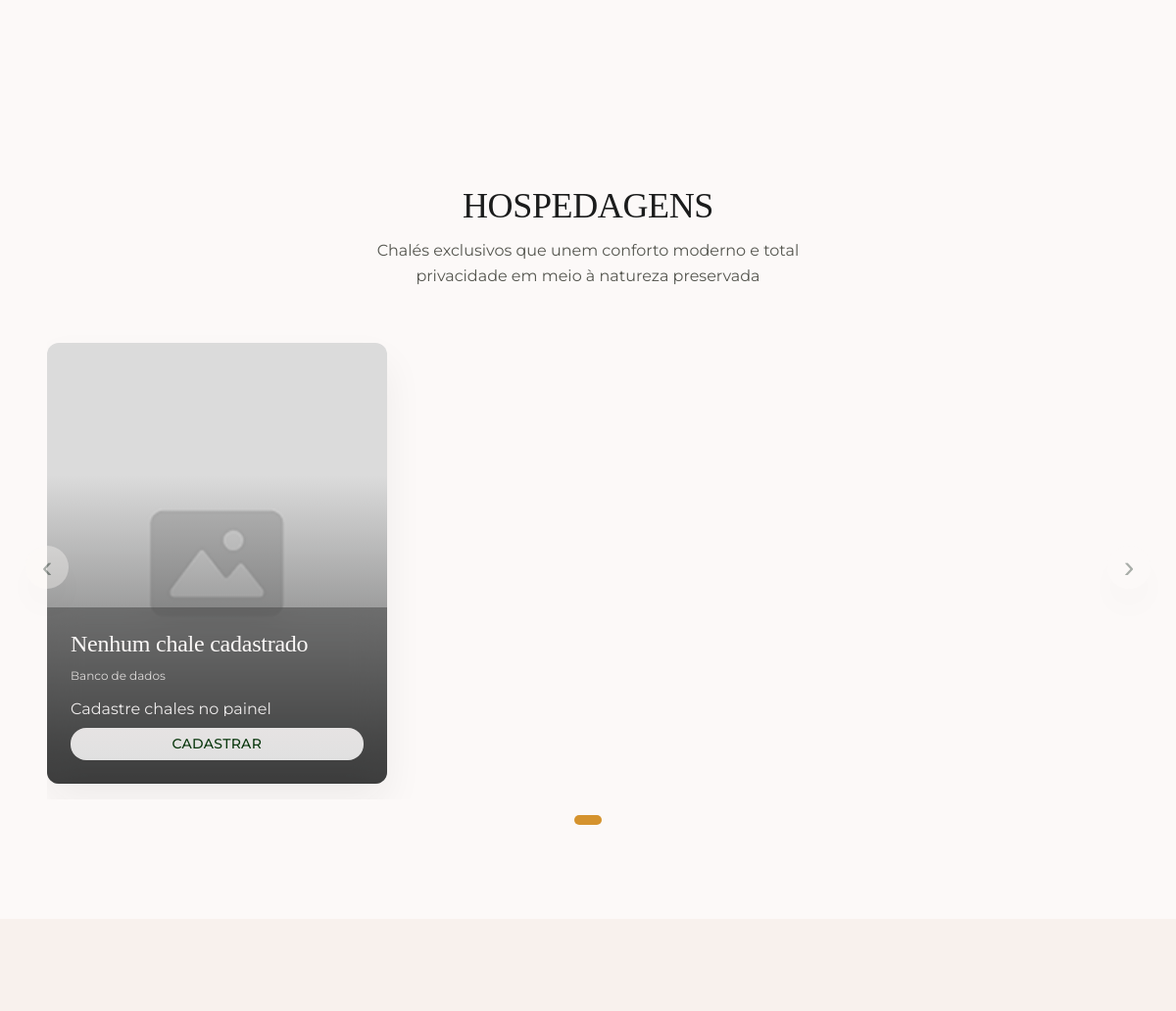
The app's page / (middle part), older data.
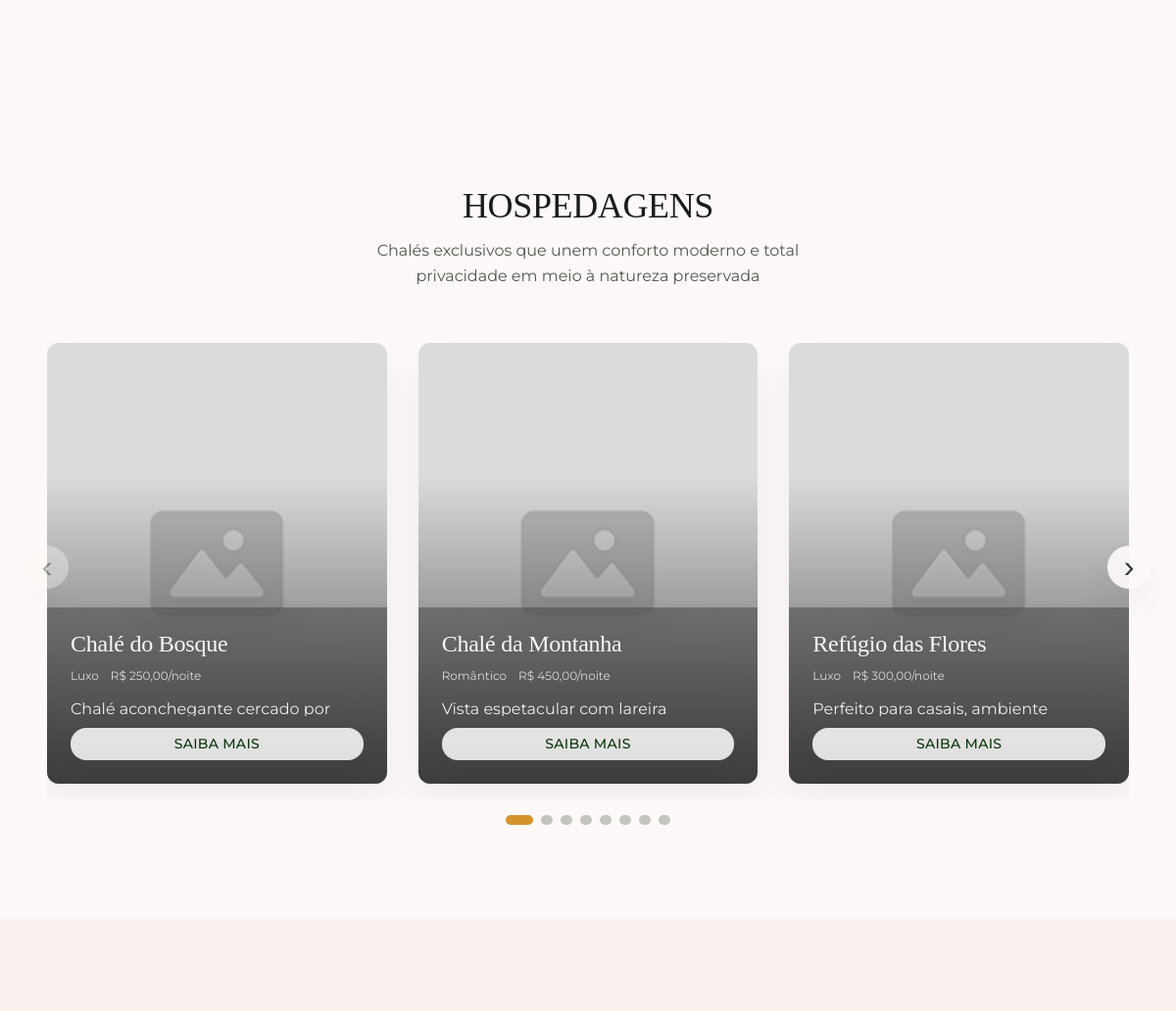
The same page, newer data.
### tables this page shows
CREATE TABLE chale (
    id INT AUTO_INCREMENT PRIMARY KEY,
    nome VARCHAR(100) NOT NULL,
    descricao TEXT,
    imagem_url VARCHAR(255),
    preco_diaria DECIMAL(10,2) NOT NULL,
    datas_disponiveis JSON,
    disponibilidade BOOLEAN DEFAULT TRUE,
    categoria_id INT,
    FOREIGN KEY (categoria_id) REFERENCES categorias_chale(id)
);

CREATE TABLE categorias_chale (
    id INT AUTO_INCREMENT PRIMARY KEY,
    nome VARCHAR(100) NOT NULL,
    descricao TEXT
);

### index.php (the view, shortened to what this page needs)
<?php
require_once 'config.php';
$homeChales = [];
try {
    $homeChales = $pdo->query(
        'SELECT
            ch.*,
            cat.nome AS categoria_nome
         FROM chale ch
         LEFT JOIN categorias_chale cat ON ch.categoria_id = cat.id
         WHERE ch.disponibilidade = 1
         ORDER BY ch.id ASC'
    )->fetchAll();
} catch (PDOException $e) {
    $homeChales = [];
}
?>
<!DOCTYPE html>
<html lang="pt-BR">
<head>
  <link rel="stylesheet" href="./frontEnd//styles/tokens.css" />
  <link rel="stylesheet" href="./frontEnd/styles/global.css" />
  <link rel="stylesheet" href="./frontEnd/styles/sections/nav.css" />
  <link rel="stylesheet" href="./frontEnd/styles/sections/hero.css" />
  <link rel="stylesheet" href="./frontEnd/styles/sections/about.css" />
  <link rel="stylesheet" href="./frontEnd/styles/sections/gallery.css" />
  <link rel="stylesheet" href="./frontEnd/styles/sections/hospedagens.css">
  <link rel="stylesheet" href="./frontEnd/styles/sections/diferenciais.css" />
  <link rel="stylesheet" href="./frontEnd/styles/sections/avaliacoes.css" />
  <link rel="stylesheet" href="./frontEnd/styles/sections/map.css" />
  <link rel="stylesheet" href="./frontEnd/styles/sections/footer.css" />
</head>
<body>
<section class="gallery">
</section>
  <section class="hospedagens" id="hospedagens">
    <div class="container">
      <h2 class="section-title">HOSPEDAGENS</h2>
      <p class="section-subtitle">Chalés exclusivos que unem conforto moderno e total privacidade em meio à natureza preservada</p>
      <div class="hospedagens__carousel" data-carousel>
        <button class="hospedagens__control hospedagens__control--prev" type="button" data-carousel-prev aria-label="Hospedagem anterior">
          <span aria-hidden="true">‹</span>
        </button>
        <div class="hospedagens__track" data-carousel-track>
          <?php foreach ($homeChales as $chale): ?>
            <?php
              $chaleName = $chale['nome'] ?? 'Chale';
              $chaleImage = !empty($chale['imagem_url'])
                ? './src/assets/img/' . ltrim($chale['imagem_url'], '/')
                : './src/assets/img/placeholder.png';
              $chalePrice = number_format((float) ($chale['preco_diaria'] ?? 0), 2, ',', '.');
              $chaleCategory = $chale['categoria_nome'] ?? '';
              $chaleDescription = trim((string) ($chale['descricao'] ?? ''));
              $chaleExcerpt = strlen($chaleDescription) > 135 ? substr($chaleDescription, 0, 132) . '...' : $chaleDescription;
            ?>
            <article class="chale-card">
              <img
                class="chale-card__image"
                src="<?= htmlspecialchars($chaleImage, ENT_QUOTES, 'UTF-8') ?>"
                alt="<?= htmlspecialchars($chaleName, ENT_QUOTES, 'UTF-8') ?>"
              />
              <div class="chale-card__body">
                <h3 class="chale-card__title"><?= htmlspecialchars($chaleName, ENT_QUOTES, 'UTF-8') ?></h3>
                <div class="chale-card__meta">
                  <?php if ($chaleCategory): ?>
                    <span><?= htmlspecialchars($chaleCategory, ENT_QUOTES, 'UTF-8') ?></span>
                  <?php endif; ?>
                  <span>R$ <?= $chalePrice ?>/noite</span>
                </div>
                <p class="chale-card__text"><?= htmlspecialchars($chaleExcerpt ?: 'Chale disponivel para reserva.', ENT_QUOTES, 'UTF-8') ?></p>
                <a href="./pages/chale.php?id=<?= (int) $chale['id'] ?>" class="btn btn-accent">Saiba mais</a>
              </div>
            </article>
          <?php endforeach; ?>
          <?php if (!$homeChales): ?>
            <article class="chale-card">
              <img class="chale-card__image" src="./src/assets/img/placeholder.png" alt="Nenhum chale cadastrado" />
              <div class="chale-card__body">
                <h3 class="chale-card__title">Nenhum chale cadastrado</h3>
                <div class="chale-card__meta">
                  <span>Banco de dados</span>
                </div>
                <p class="chale-card__text">Cadastre chales no painel administrativo para exibir as hospedagens aqui.</p>
                <a href="./pages/criar-chale.php" class="btn btn-accent">Cadastrar</a>
              </div>
            </article>
          <?php endif; ?>
        </div>
        <button class="hospedagens__control hospedagens__control--next" type="button" data-carousel-next aria-label="Próxima hospedagem">
          <span aria-hidden="true">›</span>
        </button>
      </div>
      <div class="hospedagens__dots" data-carousel-dots aria-label="Selecionar hospedagem"></div>
    </div>
  </section>
  <section class="diferenciais">
  </section>
</body>
</html>

### frontEnd/styles/tokens.css (style rules this page uses)
:root { --primary: #2D3E33; --primary-container: #4a6350; --on-primary: #fcf9f8; --secondary: #D5932E; --secondary-container: #d9b67a; --on-secondary: #fcf9f8; --accent: #f4c65a; --accent-hover: #e8b73e; --surface: #fcf9f8; --surface-dim: #f5ebe6; --surface-bright: #ffffff; --surface-container-lowest: #ffffff; --surface-container-low: #f8f1ed; --surface-container: #f2e7e0; --surface-container-high: #ecdcd1; --surface-container-highest: #e3cfc2; --light-start: #ffffff; --light-end: #e0e0e0; --light-text: #333333; --surface-variant: #e0d8d2; --on-surface: #1b1c1c; --on-surface-variant: #55564f; --on-surface-muted: #7a7b74; --outline: #85857e; --outline-variant: #c5c4be; --shadow-ambient: 0px 20px 40px rgba(27, 28, 28, 0.06); --shadow-soft: 0px 12px 32px rgba(27, 28, 28, 0.05); --radius-sm: 0.375rem; --radius-md: 0.5rem; --radius-lg: 0.625rem; --radius-xl: 0.75rem; --radius-2xl: 1rem; --radius-pill: 999px; --font-heading: "Libre Baskerville", Georgia, "Times New Roman", serif; --font-body: "Montserrat", -apple-system, BlinkMacSystemFont, "Segoe UI", sans-serif; --display-lg: clamp(2.5rem, 5vw + 1rem, 4.5rem); --display-md: clamp(2rem, 3.5vw + 1rem, 3.25rem); --display-sm: clamp(1.75rem, 2vw + 1rem, 2.25rem); --title-lg: 1.5rem; --title-md: 1.25rem; --body-lg: 1.125rem; --body-md: 1rem; --body-sm: 0.875rem; --label-md: 0.75rem; --space-1: 0.25rem; --space-2: 0.5rem; --space-3: 0.75rem; --space-4: 1rem; --space-5: 1.5rem; --space-6: 2rem; --space-7: 2.5rem; --space-8: 3rem; --space-9: 4rem; --space-10: 6rem; --space-11: 8rem; --container-max: 1200px; --container-gutter: clamp(2rem, 4vw, 3rem); }

### frontEnd/styles/global.css (style rules this page uses)
*, *::before, *::after { box-sizing: border-box; }
html { scroll-behavior: smooth; }
body { margin: 0; font-family: var(--font-body); font-size: var(--body-md); line-height: 1.6; color: var(--on-surface); background-color: var(--surface); -webkit-font-smoothing: antialiased; text-rendering: optimizeLegibility; }
img { max-width: 100%; display: block; border-radius: var(--radius-xl); }
a { color: inherit; text-decoration: none; }
h1, h2, h3, h4 { font-family: var(--font-heading); font-weight: 500; color: var(--on-surface); line-height: 1.15; letter-spacing: -0.01em; margin: 0; }
p { margin: 0 0 var(--space-4); color: var(--on-surface-variant); }
.container { width: 100%; max-width: var( --container-max ); margin: 0 auto; padding: 0 var(--container-gutter); }
.section-title { font-size: var( --display-sm ); text-align: center; margin-bottom: var(--space-3); }
.section-subtitle { text-align: center; color: var(--on-surface-variant); max-width: 48ch; margin: 0 auto var(--space-8); }
.btn { display: inline-flex; align-items: center; justify-content: center; gap: var(--space-3); padding: 0.35rem 4rem; font-family: var(--font-body); font-size: var(--body-sm); font-weight: 500; letter-spacing: 0.02em; border: none; border-radius: var(--radius-2xl); cursor: pointer; transition: transform 180ms ease, background-color 180ms ease, box-shadow 180ms ease; text-transform: uppercase; }
.btn-accent { background: linear-gradient( 180deg, #e6e3e3 0%, #e0e0e0 100% ); color: #08360c; }

### frontEnd/styles/sections/gallery.css (style rules this page uses)
.gallery { padding: var(--space-10) 0; }

### frontEnd/styles/sections/diferenciais.css (style rules this page uses)
.diferenciais { padding: var(--space-10) 0; background: var(--surface-container-low); }

Row changes from the older to the newer data that the page shows:
added chale: nome "Chalé do Bosque", categoria.nome "Luxo", preco_diaria "250,00", descricao "Chalé aconchegante cercado por…"
added chale: nome "Chalé da Montanha", categoria.nome "Romântico", preco_diaria "450,00", descricao "Vista espetacular com lareira…"
added chale: nome "Refúgio das Flores", categoria.nome "Luxo", preco_diaria "300,00", descricao "Perfeito para casais, ambiente…"
Text that changed along with them:
text no longer shown: "Nenhum chale cadastrado Banco de dados Cadastre chales no painel… CADASTRAR"
